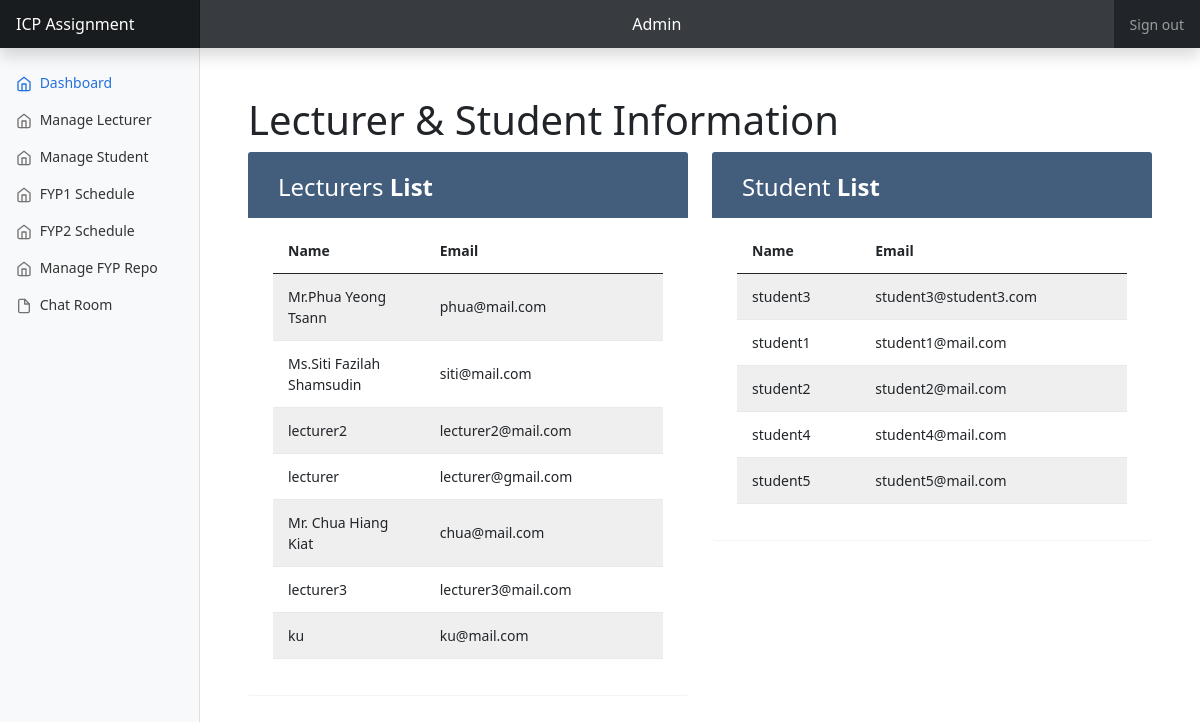
The app's page /view/dashboard_Admin.php (signed in) with its own data.
### tables this page shows
CREATE TABLE IF NOT EXISTS `lecturer` (
  `unique_id` bigint NOT NULL,
  `name` varchar(255) NOT NULL,
  `email` varchar(255) NOT NULL,
  `position` varchar(255) NOT NULL,
  `major` varchar(255) NOT NULL,
  `research` varchar(255) NOT NULL,
  PRIMARY KEY (`unique_id`)
);

CREATE TABLE IF NOT EXISTS `student` (
  `id` int NOT NULL AUTO_INCREMENT,
  `unique_id` bigint NOT NULL,
  `name` varchar(255) NOT NULL,
  `email` varchar(255) NOT NULL,
  `programme` varchar(255) NOT NULL,
  `year` int NOT NULL,
  `cgpa` double NOT NULL,
  `phone_num` varchar(255) NOT NULL,
  `fyp_title` varchar(255) NOT NULL,
  `supervisor_unique_id` bigint NOT NULL,
  `second_marker_unique_id` bigint NOT NULL,
  PRIMARY KEY (`id`)
);

### view/dashboard_Admin.php (the view, shortened to what this page needs)
<?php
require_once "../controller/config.php";
?>
<?php include_once "header.php"; ?>
<body>
<header class="navbar navbar-dark sticky-top bg-dark flex-md-nowrap p-0 shadow">
    <a class="navbar-brand col-md-3 col-lg-2 me-0 px-3" href="#">ICP Assignment</a>
    <label class="form-control form-control-dark w-100" style="text-align: center"><?php echo $_SESSION['roles']; ?></label>
    <div class="navbar-nav">
        <div class="nav-item text-nowrap">
            <a class="nav-link px-3" href="../controller/logout.php?logout_id=<?php echo $_SESSION['unique_id']; ?> ">Sign out</a>
        </div>
    </div>
</header>
<div class="container-fluid" >
    <div class="row">
        <?php
            require_once "nav_admin.php";
        ?>
        <main class="col-md-9 ms-sm-auto col-lg-10 px-md-4">
            <div class="pt-5">
                <div class="container-xl">
                    <div class="row align-items-start">
                        <h1>Lecturer & Student Information</h1>
                            <div class="col">
                            <div class="table-responsive-sm">
                                <div class="table-wrapper">
                                    <div class="table-title">
                                        <div class="row">
                                            <div class="col-sm-6">
                                                <h2>Lecturers <b>List</b></h2>
                                            </div>
                                        </div>
                                    </div>
                                    <table class="table table-striped table-hover">
                                        <thead>
                                        <tr>
                                            <th>Name</th>
                                            <th>Email</th>
                                        </tr>
                                        </thead>
                                        <tbody>
                                        <?php
                                        $sql = "SELECT * FROM `lecturer` INNER JOIN userlogin ON lecturer.unique_id = userlogin.unique_id";
                                        $result = $conn ->query($sql);
                                        if (!empty($result) && $result->num_rows > 0) {
                                            for ($i = 0; $i < mysqli_num_rows($result); $i++){
                                                $row  = mysqli_fetch_assoc($result);
                                                echo '<tr>';
                                                echo '<td>'.$row['name'].'</td>';
                                                echo '<td>'.$row['email'].'</td>';
                                                echo '</tr>';
                                            }
                                        }
                                        ?>
                                        </tbody>
                                    </table>
                                </div>
                            </div>
                        </div>
                            <div class="col">
                            <div class="table-responsive-sm">
                                <div class="table-wrapper">
                                    <div class="table-title">
                                        <div class="row">
                                            <div class="col-sm-6">
                                                <h2>Student <b>List</b></h2>
                                            </div>
                                        </div>
                                    </div>
                                    <table class="table table-striped table-hover">
                                        <thead>
                                        <tr>
                                            <th>Name</th>
                                            <th>Email</th>
                                        </tr>
                                        </thead>
                                        <tbody>
                                        <?php
                                        $sql = "SELECT * FROM `student` INNER JOIN userlogin ON student.unique_id = userlogin.unique_id ORDER BY student.id ASC";
                                        $result = $conn ->query($sql);
                                        if (!empty($result) && $result->num_rows > 0) {
                                            for ($i = 0; $i < mysqli_num_rows($result); $i++){
                                                $row  = mysqli_fetch_assoc($result);
                                                echo '<tr>';
                                                echo '<td>'.$row['name'].'</td>';
                                                echo '<td>'.$row['email'].'</td>';
                                                echo '</tr>';
                                            }
                                        }
                                        ?>
                                        </tbody>
                                    </table>
                                </div>
                            </div>
                        </div>
                    </div>
                </div>
            </div>
        </main>
    </div>
</div>
</body>
</html>

### view/header.php (shortened to what this page needs)
<!DOCTYPE html>
<html lang="en">
<head>
    <link href="../assets/css/dataTable.css" rel="stylesheet">
    <link href="../assets/css/bootstrap.min.css" rel="stylesheet">
    <link href="../assets/css/dashboard.css" rel="stylesheet">
</head>

### view/nav_admin.php
<nav id="sidebarMenu" class="col-md-3 col-lg-2 d-md-block bg-light sidebar collapse">
    <div class="position-sticky pt-3">
        <ul class="nav flex-column">
            <li class="nav-item">
                <a class="nav-link active" aria-current="page" href="dashboard_Admin.php">
                    <span data-feather="home"></span>
                    Dashboard
                </a>
            </li>
            <li class="nav-item">
                <a class="nav-link" aria-current="page" href="manage_Lecturer.php">
                    <span data-feather="home"></span>
                    Manage Lecturer
                </a>
            </li>
            <li class="nav-item">
                <a class="nav-link" aria-current="page" href="manage_Student.php">
                    <span data-feather="home"></span>
                    Manage Student
                </a>
            </li>
            <li class="nav-item">
                <a class="nav-link" aria-current="page" href="manage_sys_dev_schedule.php">
                    <span data-feather="home"></span>
                    FYP1 Schedule
                </a>
            </li>
            <li class="nav-item">
                <a class="nav-link" aria-current="page" href="manage_sys_dev_schedule2.php">
                    <span data-feather="home"></span>
                    FYP2 Schedule
                </a>
            </li>
            <li class="nav-item">
                <a class="nav-link" aria-current="page" href="manage_fyp_repo.php">
                    <span data-feather="home"></span>
                    Manage FYP Repo
                </a>
            </li>
            <li class="nav-item">
                <a class="nav-link" href="chat_room.php">
                    <span data-feather="file"></span>
                    Chat Room
                </a>
            </li>
        </ul>
    </div>
</nav>

### assets/css/dataTable.css (style rules this page uses)
body { color: #566787; background: #f5f5f5; font-family: 'Varela Round', sans-serif; font-size: 13px; }
.table-wrapper { background: #fff; padding: 20px 25px; border-radius: 3px; min-width: 100%; box-shadow: 0 1px 1px rgba(0,0,0,.05); }
.table-title { padding-bottom: 15px; background: #435d7d; color: #fff; padding: 16px 30px; min-width: 100%; margin: -20px -25px 10px; border-radius: 3px 3px 0 0; }
.table-title h2 { margin: 5px 0 0; font-size: 24px; }
table.table tr th, table.table tr td { border-color: #e9e9e9; padding: 12px 15px; vertical-align: middle; }
table.table tr th:first-child { width: 60px; }
table.table tr th:last-child { width: 100px; }
table.table-striped tbody tr:nth-of-type(odd) { background-color: #fcfcfc; }

### assets/css/dashboard.css (style rules this page uses)
body { font-size: .875rem; }
.feather { width: 16px; height: 16px; vertical-align: text-bottom; }
.sidebar { position: fixed; top: 0; bottom: 0; left: 0; z-index: 100; padding: 48px 0 0; box-shadow: inset -1px 0 0 rgba(0, 0, 0, .1); }
.sidebar .nav-link { font-weight: 500; color: #333; }
.sidebar .nav-link .feather { margin-right: 4px; color: #727272; }
.sidebar .nav-link.active { color: #2470dc; }
.sidebar .nav-link:hover .feather, .sidebar .nav-link.active .feather { color: inherit; }
.navbar-brand { padding-top: .75rem; padding-bottom: .75rem; font-size: 1rem; background-color: rgba(0, 0, 0, .25); box-shadow: inset -1px 0 0 rgba(0, 0, 0, .25); }
.navbar .form-control { padding: .75rem 1rem; border-width: 0; border-radius: 0; }
.form-control-dark { color: #fff; background-color: rgba(255, 255, 255, .1); border-color: rgba(255, 255, 255, .1); }

### records on screen
lecturer: name "Mr.Phua Yeong Tsann", email "phua@mail.com"
lecturer: name "Ms.Siti Fazilah Shamsudin", email "siti@mail.com"
lecturer: name "lecturer2", email "lecturer2@mail.com"
lecturer: name "lecturer", email "lecturer@gmail.com"
lecturer: name "Mr. Chua Hiang Kiat", email "chua@mail.com"
lecturer: name "lecturer3", email "lecturer3@mail.com"
lecturer: name "ku", email "ku@mail.com"
student: name "student3", email "student3@student3.com"
student: name "student1", email "student1@mail.com"
student: name "student2", email "student2@mail.com"
student: name "student4", email "student4@mail.com"
student: name "student5", email "student5@mail.com"

### other values on screen
$_SESSION['roles'] "Admin"
